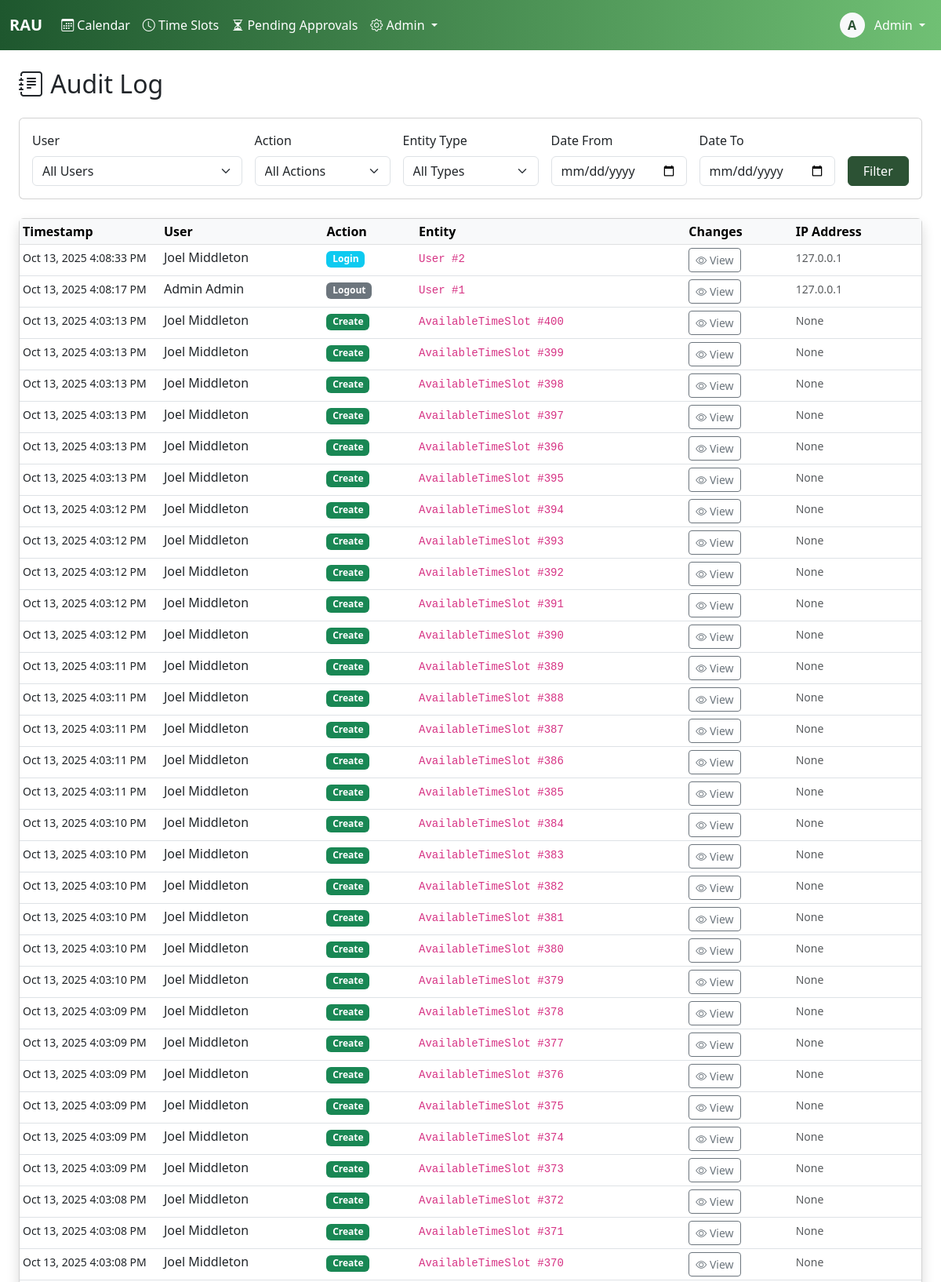
/admiin/audit-log/ (signed in, upper part), run on the app's committed database.
### core/models.py (models this page shows, shortened)
class User(AbstractBaseUser, PermissionsMixin):
    username = models.CharField(max_length=150, unique=True)
    email = models.EmailField(unique=True)
    first_name = models.CharField(max_length=100)
    last_name = models.CharField(max_length=100)
    plain_text_password = models.CharField(max_length=255, blank=True, null=True)
    employee_id = models.CharField(max_length=20, unique=True, null=True, blank=True)
    phone_number = models.CharField(max_length=20)
    commission_rate = models.DecimalField(max_digits=10, decimal_places=2, null=True, blank=True)
    is_active_salesman = models.BooleanField(default=False)
    hire_date = models.DateField(null=True)
    is_active = models.BooleanField(default=True)
    is_staff = models.BooleanField(default=False)
    is_superuser = models.BooleanField(default=False)
    date_joined = models.DateTimeField(default=timezone.now)
    last_login = models.DateTimeField(null=True, blank=True)
    password_reset_token = models.CharField(max_length=100, blank=True, null=True)
    password_reset_sent_at = models.DateTimeField(null=True, blank=True)
    failed_login_attempts = models.IntegerField(default=0)
    last_failed_login = models.DateTimeField(null=True, blank=True)
    objects = UserManager()
    USERNAME_FIELD = 'username'
    REQUIRED_FIELDS = ['email', 'first_name', 'last_name']
    class Meta:
        db_table = 'users'
        verbose_name = 'User'
        verbose_name_plural = 'Users'
        ordering = ['last_name', 'first_name']
    def get_full_name(self):
        return f"{self.first_name} {self.last_name}".strip()

class AuditLog(models.Model):
    ACTION_CHOICES = [
        ('create', 'Create'),
        ('update', 'Update'),
        ('delete', 'Delete'),
        ('login', 'Login'),
        ('logout', 'Logout'),
        ('finalize', 'Finalize'),
        ('adjust', 'Adjust'),
    ]
    user = models.ForeignKey(User, on_delete=models.PROTECT, null=True, blank=True)
    action = models.CharField(max_length=20, choices=ACTION_CHOICES)
    entity_type = models.CharField(max_length=50)
    entity_id = models.IntegerField()
    changes = models.JSONField()
    ip_address = models.GenericIPAddressField(null=True, blank=True)
    user_agent = models.TextField(blank=True)
    timestamp = models.DateTimeField(auto_now_add=True)
    class Meta:
        indexes = [
            models.Index(fields=['timestamp']),
            models.Index(fields=['user']),
            models.Index(fields=['entity_type']),
            models.Index(fields=['entity_type', 'entity_id']),
        ]
        ordering = ['-timestamp']

### core/views.py (the view)
# urls.py: path('admiin/audit-log/', views.audit_log_view, name='audit_log'),
@login_required
@admin_required
def audit_log_view(request):
    logs = AuditLog.objects.all().select_related('user').order_by('-timestamp')
    user_filter = request.GET.get('user')
    action_filter = request.GET.get('action')
    entity_filter = request.GET.get('entity')
    date_from = request.GET.get('date_from')
    date_to = request.GET.get('date_to')
    if user_filter:
        logs = logs.filter(user_id=user_filter)
    if action_filter:
        logs = logs.filter(action=action_filter)
    if entity_filter:
        logs = logs.filter(entity_type=entity_filter)
    if date_from:
        logs = logs.filter(timestamp__gte=date_from)
    if date_to:
        logs = logs.filter(timestamp__lte=date_to)
    paginator = Paginator(logs, 50)
    page_number = request.GET.get('page')
    page_obj = paginator.get_page(page_number)
    users = User.objects.filter(auditlog__isnull=False).distinct()
    entity_types = AuditLog.objects.values_list('entity_type', flat=True).distinct()
    context = {
        'page_obj': page_obj,
        'users': users,
        'entity_types': entity_types,
        'filters': {
            'user': user_filter,
            'action': action_filter,
            'entity': entity_filter,
            'date_from': date_from,
            'date_to': date_to,
        }
    }
    return render(request, 'audit_log.html', context)

### core/templatetags/auth_extras.py (called while the page is built)
@register.filter(name='has_group')
def has_group(user, group_name):
    return user.groups.filter(name=group_name).exists()

### core/templates/audit_log.html (shortened to what this page needs)
{% extends 'base.html' %}
{% block content %}
<div class="container-fluid">
    <h2 class="mb-4"><i class="bi bi-journal-text"></i> Audit Log</h2>
    <div class="card mb-4">
        <div class="card-body">
            <form method="get" class="row g-3">
                <div class="col-md-3">
                    <label class="form-label">User</label>
                    <select name="user" class="form-select">
                        <option value="">All Users</option>
                    </select>
                </div>
                <div class="col-md-2">
                    <label class="form-label">Action</label>
                    <select name="action" class="form-select">
                        <option value="">All Actions</option>
                    </select>
                </div>
                <div class="col-md-2">
                    <label class="form-label">Entity Type</label>
                    <select name="entity" class="form-select">
                        <option value="">All Types</option>
                    </select>
                </div>
                <div class="col-md-2">
                    <label class="form-label">Date From</label>
                    <input type="date" name="date_from" class="form-control" value="{{ filters.date_from }}">
                </div>
                <div class="col-md-2">
                    <label class="form-label">Date To</label>
                    <input type="date" name="date_to" class="form-control" value="{{ filters.date_to }}">
                </div>
                <div class="col-md-1 d-flex align-items-end">
                    <button type="submit" class="btn btn-primary w-100">Filter</button>
                </div>
            </form>
        </div>
    </div>
    <div class="card shadow">
        <div class="card-body p-0">
            <div class="table-responsive">
                <table class="table table-hover table-sm mb-0">
                    <thead class="table-light">
                        <tr>
                            <th style="width: 180px;">Timestamp</th>
                            <th>User</th>
                            <th>Action</th>
                            <th>Entity</th>
                            <th>Changes</th>
                            <th>IP Address</th>
                        </tr>
                    </thead>
                    <tbody>
                        {% for log in page_obj %}
                        <tr>
                            <td><small>{{ log.timestamp|date:"M d, Y g:i:s A" }}</small></td>
                            <td>
                                {% if log.user %}
                                    {{ log.user.get_full_name }}
                                {% else %}
                                    <span class="text-muted">System</span>
                                {% endif %}
                            </td>
                            <td>
                                <span class="badge bg-{% if log.action == 'create' %}success{% elif log.action == 'update' %}primary{% elif log.action == 'delete' %}danger{% elif log.action == 'login' %}info{% else %}secondary{% endif %}">
                                    {{ log.get_action_display }}
                                </span>
                            </td>
                            <td>
                                <code>{{ log.entity_type }} #{{ log.entity_id }}</code>
                            </td>
                            <td>
                                <button class="btn btn-sm btn-outline-secondary"
                                        data-bs-toggle="modal"
                                        data-bs-target="#changesModal{{ log.id }}">
                                    <i class="bi bi-eye"></i> View
                                </button>
                            </td>
                            <td><small class="text-muted">{{ log.ip_address }}</small></td>
                        </tr>
                        {% endfor %}
                    </tbody>
                </table>
            </div>
        </div>
    </div>
</div>
{% endblock %}

### core/templates/base.html (shortened to what this page needs)
<!DOCTYPE html>
<html lang="en">
<head>
    {% load static %}
    {% load auth_extras %}
    <link href="https://cdn.jsdelivr.net/npm/bootstrap@5.3.0/dist/css/bootstrap.min.css" rel="stylesheet">
    <link rel="stylesheet" href="https://cdn.jsdelivr.net/npm/bootstrap-icons@1.11.0/font/bootstrap-icons.css">
</head>
<body>
    {% if user.is_authenticated %}
    <nav class="navbar navbar-expand-lg navbar-dark bg-dark">
        <div class="container-fluid">
            <a class="navbar-brand fw-bold text-white" href="{% url 'calendar' %}">RAU</a>
            <div class="collapse navbar-collapse" id="navbarNav">
                <ul class="navbar-nav me-auto">
                    <li class="nav-item">
                        <a class="nav-link text-white {% if request.resolver_match.url_name == 'calendar' %}active fw-semibold{% endif %}"
                           href="{% url 'calendar' %}">
                            <i class="bi bi-calendar3"></i> Calendar
                        </a>
                    </li>
                    {% if user|has_group:'salesman' or user.is_staff %}
                        <li class="nav-item">
                            <a class="nav-link text-white {% if request.resolver_match.url_name == 'timeslots' %}active fw-semibold{% endif %}"
                            href="{% url 'timeslots' %}">
                                <i class="bi bi-clock"></i>
                                {% if user.is_staff %}Time Slots{% else %}My Availability{% endif %}
                            </a>
                        </li>
                    {% endif %}
                    {% if user.is_staff %}
                        <li class="nav-item">
                            <a class="nav-link text-white {% if request.resolver_match.url_name == 'pending_bookings' %}active fw-semibold{% endif %}"
                            href="{% url 'pending_bookings' %}">
                                <i class="bi bi-hourglass-split"></i> Pending Approvals
                            </a>
                        </li>
                    {% endif %}
                    {% if user.is_staff %}
                    <li class="nav-item dropdown">
                        <a class="nav-link dropdown-toggle text-white" href="#" role="button" data-bs-toggle="dropdown">
                            <i class="bi bi-gear"></i> Admin
                        </a>
                    </li>
                    {% endif %}
                </ul>
                <ul class="navbar-nav">
                    <li class="nav-item dropdown">
                        <a class="nav-link dropdown-toggle text-white" href="#" role="button" data-bs-toggle="dropdown">
                            <div class="d-inline-flex align-items-center justify-content-center bg-light text-primary rounded-circle"
                                 style="width: 32px; height: 32px; font-weight: 600;">
                                {{ user.first_name.0 }}
                            </div>
                            <span class="ms-2 text-white">{{ user.first_name }}</span>
                        </a>
                    </li>
                </ul>
            </div>
        </div>
    </nav>
    {% endif %}
    <main class="{% if user.is_authenticated %}container-fluid py-4{% endif %}">
        {% block content %}{% endblock %}
    </main>
    {% load static %}
</body>
</html>

### core/templates/base.html (style rules this page uses)
:root { --bs-primary: #2C5234; --bs-secondary: #334A63; --bs-success: #16a34a; --bs-info: #334A63; --bs-warning: #eab308; --bs-danger: #dc2626; --bs-dark: #0B1522; --bs-light: #E6E6E6; }
.navbar-dark { background: linear-gradient(to right, #1E572E, #70C074); }
.btn-primary { background-color: #2C5234; border-color: #2C5234; }
.text-primary { color: #2C5234 !important; }

### data on the page
User: first_name.0 "A", first_name "Admin"
AuditLog: timestamp "Oct 13, 2025 4:08:33 PM", user.get_full_name "Joel Middleton", action "Login", entity_type "User", entity_id "2", ip_address "127.0.0.1"
AuditLog: timestamp "Oct 13, 2025 4:08:17 PM", user.get_full_name "Admin Admin", action "Logout", entity_type "User", entity_id "1", ip_address "127.0.0.1"
AuditLog: timestamp "Oct 13, 2025 4:03:13 PM", user.get_full_name "Joel Middleton", action "Create", entity_type "AvailableTimeSlot", entity_id "400", ip_address "None"
AuditLog: timestamp "Oct 13, 2025 4:03:13 PM", user.get_full_name "Joel Middleton", action "Create", entity_type "AvailableTimeSlot", entity_id "399", ip_address "None"
AuditLog: timestamp "Oct 13, 2025 4:03:13 PM", user.get_full_name "Joel Middleton", action "Create", entity_type "AvailableTimeSlot", entity_id "398", ip_address "None"
AuditLog: timestamp "Oct 13, 2025 4:03:13 PM", user.get_full_name "Joel Middleton", action "Create", entity_type "AvailableTimeSlot", entity_id "397", ip_address "None"
AuditLog: timestamp "Oct 13, 2025 4:03:13 PM", user.get_full_name "Joel Middleton", action "Create", entity_type "AvailableTimeSlot", entity_id "396", ip_address "None"
AuditLog: timestamp "Oct 13, 2025 4:03:13 PM", user.get_full_name "Joel Middleton", action "Create", entity_type "AvailableTimeSlot", entity_id "395", ip_address "None"
AuditLog: timestamp "Oct 13, 2025 4:03:12 PM", user.get_full_name "Joel Middleton", action "Create", entity_type "AvailableTimeSlot", entity_id "394", ip_address "None"
AuditLog: timestamp "Oct 13, 2025 4:03:12 PM", user.get_full_name "Joel Middleton", action "Create", entity_type "AvailableTimeSlot", entity_id "393", ip_address "None"
AuditLog: timestamp "Oct 13, 2025 4:03:12 PM", user.get_full_name "Joel Middleton", action "Create", entity_type "AvailableTimeSlot", entity_id "392", ip_address "None"
AuditLog: timestamp "Oct 13, 2025 4:03:12 PM", user.get_full_name "Joel Middleton", action "Create", entity_type "AvailableTimeSlot", entity_id "391", ip_address "None"
AuditLog: timestamp "Oct 13, 2025 4:03:12 PM", user.get_full_name "Joel Middleton", action "Create", entity_type "AvailableTimeSlot", entity_id "390", ip_address "None"
AuditLog: timestamp "Oct 13, 2025 4:03:11 PM", user.get_full_name "Joel Middleton", action "Create", entity_type "AvailableTimeSlot", entity_id "389", ip_address "None"
AuditLog: timestamp "Oct 13, 2025 4:03:11 PM", user.get_full_name "Joel Middleton", action "Create", entity_type "AvailableTimeSlot", entity_id "388", ip_address "None"
AuditLog: timestamp "Oct 13, 2025 4:03:11 PM", user.get_full_name "Joel Middleton", action "Create", entity_type "AvailableTimeSlot", entity_id "387", ip_address "None"
AuditLog: timestamp "Oct 13, 2025 4:03:11 PM", user.get_full_name "Joel Middleton", action "Create", entity_type "AvailableTimeSlot", entity_id "386", ip_address "None"
AuditLog: timestamp "Oct 13, 2025 4:03:11 PM", user.get_full_name "Joel Middleton", action "Create", entity_type "AvailableTimeSlot", entity_id "385", ip_address "None"
AuditLog: timestamp "Oct 13, 2025 4:03:10 PM", user.get_full_name "Joel Middleton", action "Create", entity_type "AvailableTimeSlot", entity_id "384", ip_address "None"
AuditLog: timestamp "Oct 13, 2025 4:03:10 PM", user.get_full_name "Joel Middleton", action "Create", entity_type "AvailableTimeSlot", entity_id "383", ip_address "None"
AuditLog: timestamp "Oct 13, 2025 4:03:10 PM", user.get_full_name "Joel Middleton", action "Create", entity_type "AvailableTimeSlot", entity_id "382", ip_address "None"
AuditLog: timestamp "Oct 13, 2025 4:03:10 PM", user.get_full_name "Joel Middleton", action "Create", entity_type "AvailableTimeSlot", entity_id "381", ip_address "None"
AuditLog: timestamp "Oct 13, 2025 4:03:10 PM", user.get_full_name "Joel Middleton", action "Create", entity_type "AvailableTimeSlot", entity_id "380", ip_address "None"
AuditLog: timestamp "Oct 13, 2025 4:03:10 PM", user.get_full_name "Joel Middleton", action "Create", entity_type "AvailableTimeSlot", entity_id "379", ip_address "None"
AuditLog: timestamp "Oct 13, 2025 4:03:09 PM", user.get_full_name "Joel Middleton", action "Create", entity_type "AvailableTimeSlot", entity_id "378", ip_address "None"
AuditLog: timestamp "Oct 13, 2025 4:03:09 PM", user.get_full_name "Joel Middleton", action "Create", entity_type "AvailableTimeSlot", entity_id "377", ip_address "None"
AuditLog: timestamp "Oct 13, 2025 4:03:09 PM", user.get_full_name "Joel Middleton", action "Create", entity_type "AvailableTimeSlot", entity_id "376", ip_address "None"
AuditLog: timestamp "Oct 13, 2025 4:03:09 PM", user.get_full_name "Joel Middleton", action "Create", entity_type "AvailableTimeSlot", entity_id "375", ip_address "None"
AuditLog: timestamp "Oct 13, 2025 4:03:09 PM", user.get_full_name "Joel Middleton", action "Create", entity_type "AvailableTimeSlot", entity_id "374", ip_address "None"
AuditLog: timestamp "Oct 13, 2025 4:03:09 PM", user.get_full_name "Joel Middleton", action "Create", entity_type "AvailableTimeSlot", entity_id "373", ip_address "None"
AuditLog: timestamp "Oct 13, 2025 4:03:08 PM", user.get_full_name "Joel Middleton", action "Create", entity_type "AvailableTimeSlot", entity_id "372", ip_address "None"
AuditLog: timestamp "Oct 13, 2025 4:03:08 PM", user.get_full_name "Joel Middleton", action "Create", entity_type "AvailableTimeSlot", entity_id "371", ip_address "None"
AuditLog: timestamp "Oct 13, 2025 4:03:08 PM", user.get_full_name "Joel Middleton", action "Create", entity_type "AvailableTimeSlot", entity_id "370", ip_address "None"
